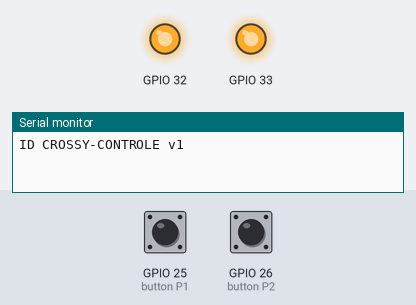
A sketch run on a simulated ESP32. On the bench: output pins drawn as LEDs (lit = HIGH), the last lines printed to the serial monitor. Inputs (shaded band) come from the test bench; at power-on: GPIO 25 (button P1) HIGH, GPIO 26 (button P2) HIGH.

Above: at 1.2 s.
1.3 s: GPIO 25 (button P1) driven LOW
At 1.9 s:
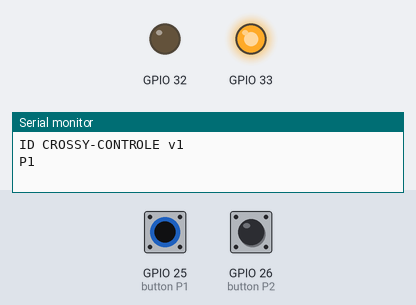
2.8 s: GPIO 26 (button P2) driven LOW
At 4.0 s:
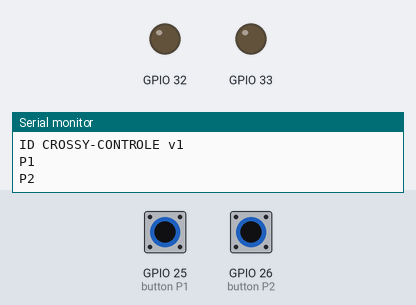
4.3 s: GPIO 25 (button P1) driven HIGH
At 5.4 s:
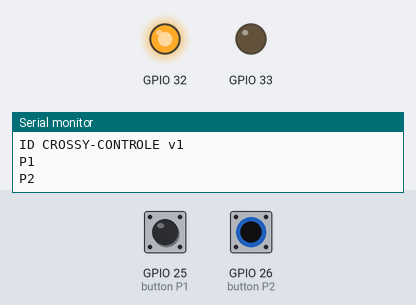
5.8 s: GPIO 26 (button P2) driven HIGH
At 6.5 s:
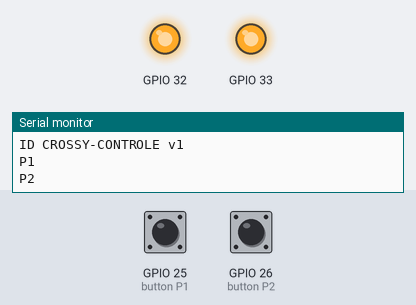
Timing chart, 0 to 8.3 s (numbered marks = the images above; inputs shaded):
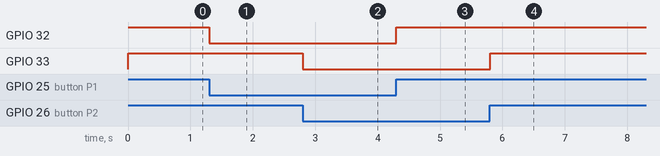

The sketch:

sketch.ino
```cpp
bool anterior1 = false;
bool anterior2 = false;
unsigned long ultimoLow1 = 0;
unsigned long ultimoLow2 = 0;

void setup() {
  Serial.begin(115200);
  pinMode(25, INPUT);
  pinMode(26, INPUT);
  pinMode(32, OUTPUT);
  pinMode(33, OUTPUT);
  digitalWrite(32, HIGH);
  digitalWrite(33, HIGH);
  Serial.println("ID CROSSY-CONTROLE v1");
}

void loop() {
  bool p1 = digitalRead(25) == LOW;
  bool p2 = digitalRead(26) == LOW;

  digitalWrite(32, p1 ? LOW : HIGH);
  digitalWrite(33, p2 ? LOW : HIGH);

  if (p1) {
    ultimoLow1 = millis();
    if (!anterior1) {
      anterior1 = true;
      Serial.println("P1"); // Espaco
    }
  } else if (anterior1 && millis() - ultimoLow1 >= 50) {
    anterior1 = false;
  }

  if (p2) {
    ultimoLow2 = millis();
    if (!anterior2) {
      anterior2 = true;
      Serial.println("P2"); // Enter
    }
  } else if (anterior2 && millis() - ultimoLow2 >= 50) {
    anterior2 = false;
  }
}
```

Measured:
- after the input at 1.3 s, GPIO 32: HIGH → LOW at once
- after the input at 2.8 s, GPIO 33: HIGH → LOW at once
- after the input at 4.3 s, GPIO 32: LOW → HIGH at once
- after the input at 5.8 s, GPIO 33: LOW → HIGH at once
